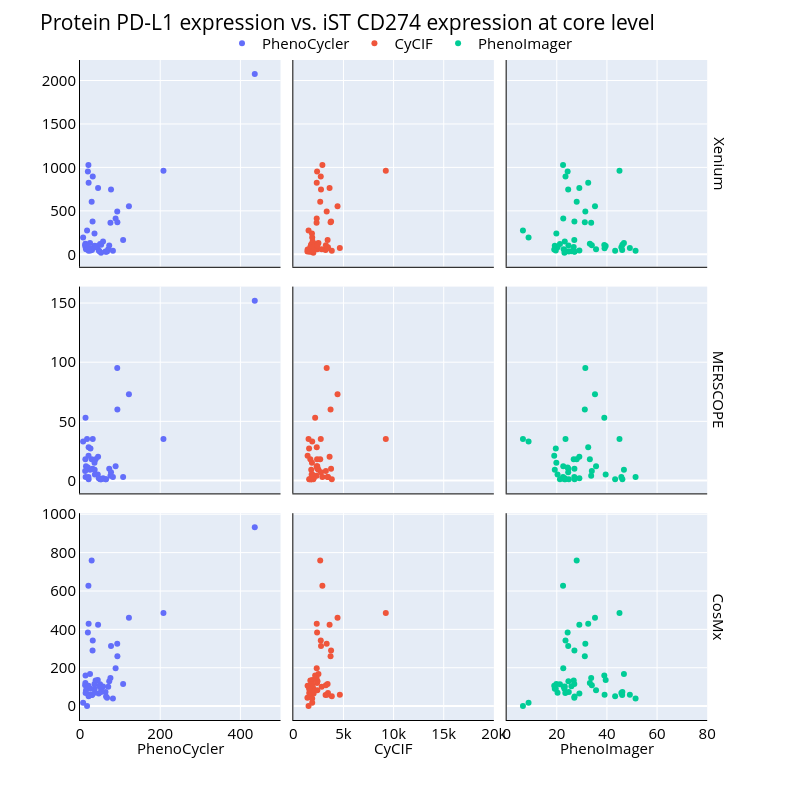

Notebook code cell kept with this figure:
### Markdown cell above
## Plot using plotly (Depreciated)

### Code cell
width=800
height=800
fontsize = 15
fig = px.scatter(df_melted, x=f"protein_expression",
                y="count",
                color="protein_platform",
                facet_col="protein_platform",
                facet_row="platform",
                width=width, height=height)

fig.update_xaxes(
    matches=None,
    title_text=f'',
    title_font=dict(size=fontsize),
    showline=True,
    linewidth=1,
    linecolor='black',
)

fig.update_yaxes(
    matches=None,
    title_text=f'',
    title_font=dict(size=fontsize),
    showline=True,
    linewidth=1,
    linecolor='black',
)

fig.update_xaxes(col=1, range=[0, 500])
fig.update_xaxes(col=2, range=[0, 20000])
fig.update_xaxes(col=3, range=[0, 80])


# Customize legend and layout
fig.update_layout(
    title_text=f'Protein PD-L1 expression vs. iST {gene} expression at core level',
    legend_title_text="",
    legend=dict(
        orientation="h",
        yanchor="bottom",
        y=1,
        xanchor="center",
        x=0.5
    ),
    font=dict(size=fontsize, color='black'),
    showlegend=True,
)

for annotation in fig.layout.annotations:
    for platform in df_melted.platform.unique():
        if annotation.text == f'platform={platform}':
            annotation.text = platform
            annotation.font.size = fontsize
            annotation.font.color = 'black'  # Set the annotation text color to black
            annotation.x = 0.98
            annotation.textangle = 90

    for protein_platform in df_melted.protein_platform.unique():
        if annotation.text == f'protein_platform={protein_platform}':
            annotation.text = protein_platform
            annotation.font.size = fontsize
            annotation.font.color = 'black'  # Set the annotation text color to black
            annotation.y = -0.06
            annotation.textangle = 0

fig.show()

pio.write_image(fig, f'{wd}/figures/protein_validation/scatter_plot.png',scale=4, width=width, height=height)
pio.write_image(fig, f'{wd}/figures/protein_validation/scatter_plot.eps',scale=4, width=width, height=height)

### Figure 1 — Plotly figure (JSON) as saved in the notebook; plotly's stock layout.template omitted (floating-point values rounded to 4 significant figures)
{"data": [{"hovertemplate": "protein_platform=PhenoCycler<br>platform=Xenium<br>protein_expression=%{x}<br>count=%{y}<extra></extra>", "legendgroup": "PhenoCycler", "marker": {"color": "#636efa", "symbol": "circle"}, "mode": "markers", "name": "PhenoCycler", "orientation": "v", "showlegend": true, "type": "scatter", "x": [14.95, 13.42, 29.92, 21.45, 31.31, 21.67, 13.97, 12.88, 13.8, 25.02, 29.99, 20.98, 19.6, 21.51, 45.09, 31.75, 29.09, 44.27, 93.21, 107.5, 63.6, 36.15, 70.37, 1565.0, 72.88, 88.77, 57.44, 67.43, 64.94, 435.8, 75.91, 46.76, 38.94, 36.6, 50.04, 82.08, 52.72, 52.56, 17.58, 7.809, 48.64, 37.08, 26.1, 21.25, 77.36, 208.1, 92.84, 122.0], "xaxis": "x7", "y": [57, 121, 50, 40, 377, 73, 80, 105, 106, 129, 68, 1027, 954, 823, 763, 894, 606, 95, 369, 164, 32, 238, 59, 39, 102, 413, 147, 31, 28, 2074, 363, 44, 83, 98, 117, 41, 109, 18, 275, 193, 35, 81, 42, 55, 745, 962, 493, 552], "yaxis": "y7"}, {"hovertemplate": "protein_platform=PhenoCycler<br>platform=MERSCOPE<br>protein_expression=%{x}<br>count=%{y}<extra></extra>", "legendgroup": "PhenoCycler", "marker": {"color": "#636efa", "symbol": "circle"}, "mode": "markers", "name": "PhenoCycler", "orientation": "v", "showlegend": false, "type": "scatter", "x": [14.95, 13.42, 21.45, 31.31, 13.97, 12.88, 13.8, 25.02, 20.98, 19.6, 21.51, 45.09, 31.75, 29.09, 44.27, 93.21, 107.5, 63.6, 36.15, 1565.0, 72.88, 88.77, 57.44, 64.94, 435.8, 75.91, 46.76, 38.94, 36.6, 50.04, 82.08, 52.72, 52.56, 17.58, 7.809, 37.08, 26.1, 21.25, 77.36, 208.1, 92.84, 122.0], "xaxis": "x4", "y": [12, 18, 1, 10, 3, 8, 53, 9, 3, 11, 28, 20, 35, 18, 5, 60, 3, 1, 15, 1, 10, 12, 2, 1, 152, 4, 2, 18, 9, 1, 3, 1, 1, 35, 33, 5, 27, 21, 7, 35, 95, 73], "yaxis": "y4"}, {"hovertemplate": "protein_platform=PhenoCycler<br>platform=CosMx<br>protein_expression=%{x}<br>count=%{y}<extra></extra>", "legendgroup": "PhenoCycler", "marker": {"color": "#636efa", "symbol": "circle"}, "mode": "markers", "name": "PhenoCycler", "orientation": "v", "showlegend": false, "type": "scatter", "x": [14.95, 13.42, 29.92, 21.45, 31.31, 21.67, 13.97, 12.88, 13.8, 25.02, 29.99, 20.98, 19.6, 21.51, 45.09, 31.75, 29.09, 44.27, 93.21, 107.5, 63.6, 36.15, 70.37, 1565.0, 72.88, 88.77, 57.44, 67.43, 64.94, 435.8, 75.91, 46.76, 38.94, 36.6, 50.04, 82.08, 52.72, 52.56, 17.58, 7.809, 48.64, 37.08, 26.1, 21.25, 77.36, 208.1, 92.84, 122.0], "xaxis": "x", "y": [83, 121, 58, 52, 290, 59, 68, 109, 160, 167, 59, 627, 383, 429, 424, 342, 759, 136, 260, 115, 73, 115, 101, 68, 129, 197, 102, 44, 50, 932, 146, 66, 134, 91, 114, 39, 73, 91, 1, 18, 103, 70, 91, 106, 313, 485, 325, 461], "yaxis": "y"}, {"hovertemplate": "protein_platform=CyCIF<br>platform=Xenium<br>protein_expression=%{x}<br>count=%{y}<extra></extra>", "legendgroup": "CyCIF", "marker": {"color": "#EF553B", "symbol": "circle"}, "mode": "markers", "name": "CyCIF", "orientation": "v", "showlegend": true, "type": "scatter", "x": [2391.0, 2369.0, 3215.0, 3835.0, 3762.0, 4637.0, 3457.0, 3243.0, 2176.0, 2505.0, 3365.0, 2898.0, 2370.0, 2335.0, 3617.0, 2737.0, 2681.0, 1892.0, 3713.0, 3418.0, 1776.0, 1858.0, 2830.0, 1583.0, 2408.0, 2332.0, 1927.0, 1404.0, 1633.0, 21360.0, 2320.0, 2023.0, 1695.0, 1784.0, 1828.0, 1881.0, 1767.0, 1994.0, 1518.0, 1883.0, 1758.0, 1827.0, 1571.0, 1423.0, 2761.0, 9222.0, 3326.0, 4410.0], "xaxis": "x8", "y": [57, 121, 50, 40, 377, 73, 80, 105, 106, 129, 68, 1027, 954, 823, 763, 894, 606, 95, 369, 164, 32, 238, 59, 39, 102, 413, 147, 31, 28, 2074, 363, 44, 83, 98, 117, 41, 109, 18, 275, 193, 35, 81, 42, 55, 745, 962, 493, 552], "yaxis": "y8"}, {"hovertemplate": "protein_platform=CyCIF<br>platform=MERSCOPE<br>protein_expression=%{x}<br>count=%{y}<extra></extra>", "legendgroup": "CyCIF", "marker": {"color": "#EF553B", "symbol": "circle"}, "mode": "markers", "name": "CyCIF", "orientation": "v", "showlegend": false, "type": "scatter", "x": [2391.0, 2369.0, 3835.0, 3762.0, 3457.0, 3243.0, 2176.0, 2505.0, 2898.0, 2370.0, 2335.0, 3617.0, 2737.0, 2681.0, 1892.0, 3713.0, 3418.0, 1776.0, 1858.0, 1583.0, 2408.0, 2332.0, 1927.0, 1633.0, 21360.0, 2320.0, 2023.0, 1695.0, 1784.0, 1828.0, 1881.0, 1767.0, 1994.0, 1518.0, 1883.0, 1827.0, 1571.0, 1423.0, 2761.0, 9222.0, 3326.0, 4410.0], "xaxis": "x5", "y": [12, 18, 1, 10, 3, 8, 53, 9, 3, 11, 28, 20, 35, 18, 5, 60, 3, 1, 15, 1, 10, 12, 2, 1, 152, 4, 2, 18, 9, 1, 3, 1, 1, 35, 33, 5, 27, 21, 7, 35, 95, 73], "yaxis": "y5"}, {"hovertemplate": "protein_platform=CyCIF<br>platform=CosMx<br>protein_expression=%{x}<br>count=%{y}<extra></extra>", "legendgroup": "CyCIF", "marker": {"color": "#EF553B", "symbol": "circle"}, "mode": "markers", "name": "CyCIF", "orientation": "v", "showlegend": false, "type": "scatter", "x": [2391.0, 2369.0, 3215.0, 3835.0, 3762.0, 4637.0, 3457.0, 3243.0, 2176.0, 2505.0, 3365.0, 2898.0, 2370.0, 2335.0, 3617.0, 2737.0, 2681.0, 1892.0, 3713.0, 3418.0, 1776.0, 1858.0, 2830.0, 1583.0, 2408.0, 2332.0, 1927.0, 1404.0, 1633.0, 21360.0, 2320.0, 2023.0, 1695.0, 1784.0, 1828.0, 1881.0, 1767.0, 1994.0, 1518.0, 1883.0, 1758.0, 1827.0, 1571.0, 1423.0, 2761.0, 9222.0, 3326.0, 4410.0], "xaxis": "x2", "y": [83, 121, 58, 52, 290, 59, 68, 109, 160, 167, 59, 627, 383, 429, 424, 342, 759, 136, 260, 115, 73, 115, 101, 68, 129, 197, 102, 44, 50, 932, 146, 66, 134, 91, 114, 39, 73, 91, 1, 18, 103, 70, 91, 106, 313, 485, 325, 461], "yaxis": "y2"}, {"hovertemplate": "protein_platform=PhenoImager<br>platform=Xenium<br>protein_expression=%{x}<br>count=%{y}<extra></extra>", "legendgroup": "PhenoImager", "marker": {"color": "#00cc96", "symbol": "circle"}, "mode": "markers", "name": "PhenoImager", "orientation": "v", "showlegend": true, "type": "scatter", "x": [35.65, 33.18, 46.08, 43.27, 27.03, 49.15, 45.75, 33.98, 38.95, 46.78, 39.06, 22.49, 24.33, 32.53, 28.99, 23.48, 27.94, 39.49, 31.18, 26.98, 24.78, 19.82, 22.74, 23.39, 24.64, 22.58, 23.18, 26.98, 27.08, 89.96, 33.71, 29.0, 26.75, 19.2, 21.26, 51.42, 46.16, 23.04, 6.495, 8.734, 25.83, 20.3, 19.6, 18.98, 24.55, 45.01, 31.38, 35.24], "xaxis": "x9", "y": [57, 121, 50, 40, 377, 73, 80, 105, 106, 129, 68, 1027, 954, 823, 763, 894, 606, 95, 369, 164, 32, 238, 59, 39, 102, 413, 147, 31, 28, 2074, 363, 44, 83, 98, 117, 41, 109, 18, 275, 193, 35, 81, 42, 55, 745, 962, 493, 552], "yaxis": "y9"}, {"hovertemplate": "protein_platform=PhenoImager<br>platform=MERSCOPE<br>protein_expression=%{x}<br>count=%{y}<extra></extra>", "legendgroup": "PhenoImager", "marker": {"color": "#00cc96", "symbol": "circle"}, "mode": "markers", "name": "PhenoImager", "orientation": "v", "showlegend": false, "type": "scatter", "x": [35.65, 33.18, 43.27, 27.03, 45.75, 33.98, 38.95, 46.78, 22.49, 24.33, 32.53, 28.99, 23.48, 27.94, 39.49, 31.18, 26.98, 24.78, 19.82, 23.39, 24.64, 22.58, 23.18, 27.08, 89.96, 33.71, 29.0, 26.75, 19.2, 21.26, 51.42, 46.16, 23.04, 6.495, 8.734, 20.3, 19.6, 18.98, 24.55, 45.01, 31.38, 35.24], "xaxis": "x6", "y": [12, 18, 1, 10, 3, 8, 53, 9, 3, 11, 28, 20, 35, 18, 5, 60, 3, 1, 15, 1, 10, 12, 2, 1, 152, 4, 2, 18, 9, 1, 3, 1, 1, 35, 33, 5, 27, 21, 7, 35, 95, 73], "yaxis": "y6"}, {"hovertemplate": "protein_platform=PhenoImager<br>platform=CosMx<br>protein_expression=%{x}<br>count=%{y}<extra></extra>", "legendgroup": "PhenoImager", "marker": {"color": "#00cc96", "symbol": "circle"}, "mode": "markers", "name": "PhenoImager", "orientation": "v", "showlegend": false, "type": "scatter", "x": [35.65, 33.18, 46.08, 43.27, 27.03, 49.15, 45.75, 33.98, 38.95, 46.78, 39.06, 22.49, 24.33, 32.53, 28.99, 23.48, 27.94, 39.49, 31.18, 26.98, 24.78, 19.82, 22.74, 23.39, 24.64, 22.58, 23.18, 26.98, 27.08, 89.96, 33.71, 29.0, 26.75, 19.2, 21.26, 51.42, 46.16, 23.04, 6.495, 8.734, 25.83, 20.3, 19.6, 18.98, 24.55, 45.01, 31.38, 35.24], "xaxis": "x3", "y": [83, 121, 58, 52, 290, 59, 68, 109, 160, 167, 59, 627, 383, 429, 424, 342, 759, 136, 260, 115, 73, 115, 101, 68, 129, 197, 102, 44, 50, 932, 146, 66, 134, 91, 114, 39, 73, 91, 1, 18, 103, 70, 91, 106, 313, 485, 325, 461], "yaxis": "y3"}], "layout": {"annotations": [{"font": {"color": "black", "size": 15}, "showarrow": false, "text": "PhenoCycler", "textangle": 0, "x": 0.1567, "xanchor": "center", "xref": "paper", "y": -0.06, "yanchor": "bottom", "yref": "paper"}, {"font": {"color": "black", "size": 15}, "showarrow": false, "text": "CyCIF", "textangle": 0, "x": 0.49, "xanchor": "center", "xref": "paper", "y": -0.06, "yanchor": "bottom", "yref": "paper"}, {"font": {"color": "black", "size": 15}, "showarrow": false, "text": "PhenoImager", "textangle": 0, "x": 0.8233, "xanchor": "center", "xref": "paper", "y": -0.06, "yanchor": "bottom", "yref": "paper"}, {"font": {"color": "black", "size": 15}, "showarrow": false, "text": "CosMx", "textangle": 90, "x": 0.98, "xanchor": "left", "xref": "paper", "y": 0.1567, "yanchor": "middle", "yref": "paper"}, {"font": {"color": "black", "size": 15}, "showarrow": false, "text": "MERSCOPE", "textangle": 90, "x": 0.98, "xanchor": "left", "xref": "paper", "y": 0.5, "yanchor": "middle", "yref": "paper"}, {"font": {"color": "black", "size": 15}, "showarrow": false, "text": "Xenium", "textangle": 90, "x": 0.98, "xanchor": "left", "xref": "paper", "y": 0.8433, "yanchor": "middle", "yref": "paper"}], "font": {"color": "black", "size": 15}, "height": 800, "legend": {"orientation": "h", "title": {"text": ""}, "tracegroupgap": 0, "x": 0.5, "xanchor": "center", "y": 1, "yanchor": "bottom"}, "margin": {"t": 60}, "showlegend": true, "title": {"text": "Protein PD-L1 expression vs. iST CD274 expression at core level"}, "width": 800, "xaxis": {"anchor": "y", "domain": [0, 0.3133], "linecolor": "black", "linewidth": 1, "range": [0, 500], "showline": true, "title": {"font": {"size": 15}, "text": ""}}, "xaxis2": {"anchor": "y2", "domain": [0.3333, 0.6467], "linecolor": "black", "linewidth": 1, "range": [0, 20000], "showline": true, "title": {"font": {"size": 15}, "text": ""}}, "xaxis3": {"anchor": "y3", "domain": [0.6667, 0.98], "linecolor": "black", "linewidth": 1, "range": [0, 80], "showline": true, "title": {"font": {"size": 15}, "text": ""}}, "xaxis4": {"anchor": "y4", "domain": [0, 0.3133], "linecolor": "black", "linewidth": 1, "range": [0, 500], "showline": true, "showticklabels": false, "title": {"font": {"size": 15}, "text": ""}}, "xaxis5": {"anchor": "y5", "domain": [0.3333, 0.6467], "linecolor": "black", "linewidth": 1, "range": [0, 20000], "showline": true, "showticklabels": false, "title": {"font": {"size": 15}, "text": ""}}, "xaxis6": {"anchor": "y6", "domain": [0.6667, 0.98], "linecolor": "black", "linewidth": 1, "range": [0, 80], "showline": true, "showticklabels": false, "title": {"font": {"size": 15}, "text": ""}}, "xaxis7": {"anchor": "y7", "domain": [0, 0.3133], "linecolor": "black", "linewidth": 1, "range": [0, 500], "showline": true, "showticklabels": false, "title": {"font": {"size": 15}, "text": ""}}, "xaxis8": {"anchor": "y8", "domain": [0.3333, 0.6467], "linecolor": "black", "linewidth": 1, "range": [0, 20000], "showline": true, "showticklabels": false, "title": {"font": {"size": 15}, "text": ""}}, "xaxis9": {"anchor": "y9", "domain": [0.6667, 0.98], "linecolor": "black", "linewidth": 1, "range": [0, 80], "showline": true, "showticklabels": false, "title": {"font": {"size": 15}, "text": ""}}, "yaxis": {"anchor": "x", "domain": [0, 0.3133], "linecolor": "black", "linewidth": 1, "showline": true, "title": {"font": {"size": 15}, "text": ""}}, "yaxis2": {"anchor": "x2", "domain": [0, 0.3133], "linecolor": "black", "linewidth": 1, "showline": true, "showticklabels": false, "title": {"font": {"size": 15}, "text": ""}}, "yaxis3": {"anchor": "x3", "domain": [0, 0.3133], "linecolor": "black", "linewidth": 1, "showline": true, "showticklabels": false, "title": {"font": {"size": 15}, "text": ""}}, "yaxis4": {"anchor": "x4", "domain": [0.3433, 0.6567], "linecolor": "black", "linewidth": 1, "showline": true, "title": {"font": {"size": 15}, "text": ""}}, "yaxis5": {"anchor": "x5", "domain": [0.3433, 0.6567], "linecolor": "black", "linewidth": 1, "showline": true, "showticklabels": false, "title": {"font": {"size": 15}, "text": ""}}, "yaxis6": {"anchor": "x6", "domain": [0.3433, 0.6567], "linecolor": "black", "linewidth": 1, "showline": true, "showticklabels": false, "title": {"font": {"size": 15}, "text": ""}}, "yaxis7": {"anchor": "x7", "domain": [0.6867, 1.0], "linecolor": "black", "linewidth": 1, "showline": true, "title": {"font": {"size": 15}, "text": ""}}, "yaxis8": {"anchor": "x8", "domain": [0.6867, 1.0], "linecolor": "black", "linewidth": 1, "showline": true, "showticklabels": false, "title": {"font": {"size": 15}, "text": ""}}, "yaxis9": {"anchor": "x9", "domain": [0.6867, 1.0], "linecolor": "black", "linewidth": 1, "showline": true, "showticklabels": false, "title": {"font": {"size": 15}, "text": ""}}}}
